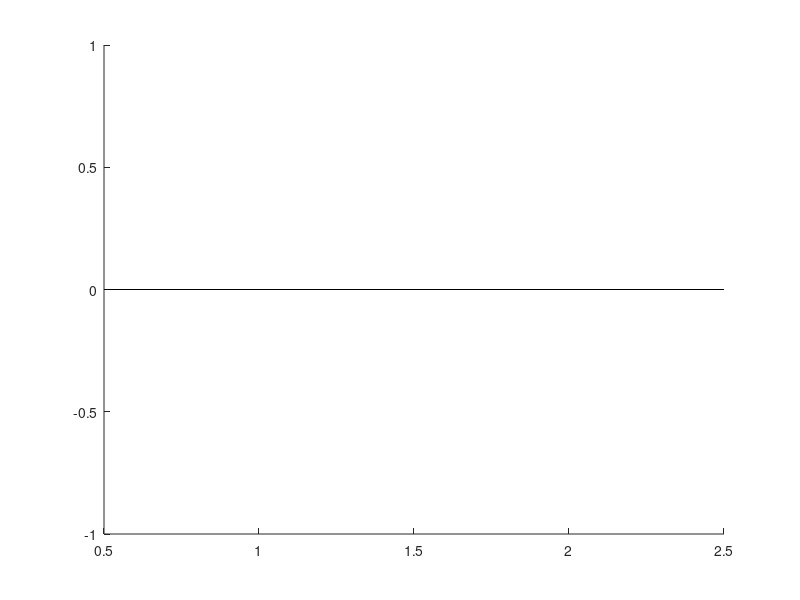

This chart was generated by the following MATLAB code: (Note: this script raises an error after producing the figure.)
% Unfinished script to count HitMiss Rate for all recordings (loaded into 
%Matlasb 

%% TO LOOP THROUGH ALL THE RECORDINGS!

% Get all variables in workspace that match pattern 'dataRB*'
allVars = who('dataRB*');
nSessions = length(allVars);

fprintf('Found %d sessions to analyze\n', nSessions);

% Initialize aggregated counters
agg_control = struct('Hit', 0, 'Miss', 0, 'Unattended', 0, 'Total', 0);
agg_opto = struct('Hit', 0, 'Miss', 0, 'Unattended', 0, 'Total', 0);

% Also by location
agg_control_right = struct('Hit', 0, 'Miss', 0, 'Unattended', 0, 'Total', 0);
agg_control_left = struct('Hit', 0, 'Miss', 0, 'Unattended', 0, 'Total', 0);
agg_opto_right = struct('Hit', 0, 'Miss', 0, 'Unattended', 0, 'Total', 0);
agg_opto_left = struct('Hit', 0, 'Miss', 0, 'Unattended', 0, 'Total', 0);

% Determine if sessions are control or opto
controlSessions = {};
optoSessions = {};

% Loop through all sessions
for s = 1:nSessions
    fprintf('\nProcessing session %d/%d: %s\n', s, nSessions, allVars{s});
    
    % Load data
    data = eval(allVars{s});
    
    % Extract parameters
    StimTime = data.options.Trialtsecbegin;
    nTrials = data.options.trials * data.options.subsessions;
    LickTimes = str2double(data.lickData(~cellfun('isempty', data.lickData)));
    redFrames = data.redFrames(1,:);
    RedFramesNum = str2double(redFrames) + ((StimTime - data.options.tsecbegin) * 1000)';
    optoTrials = data.options.opto_trial;
    stimLocations = data.options.stimLocationHistory;
    
    % Extract licks and classify trials
    [LicksInFrame, discardedTrials] = extractLicksInWindow(LickTimes, RedFramesNum, ...
        LICK_WINDOW_PRE, LICK_WINDOW_POST, TIME_BEFORE_STIM, TIME_AFTER_STIM, nTrials);
    
    [LicksHit, LicksMiss, FirstLicks] = classifyTrials(LicksInFrame, discardedTrials, ...
        HIT_THRESHOLD, MISS_THRESHOLD);
    
    isHit = ~isnan(LicksHit);
    isMiss = ~isnan(LicksMiss);
    isUnattended = ~isHit & ~isMiss;
    
    % Determine session type
    hasOpto = any(optoTrials == 1);
    if hasOpto
        optoSessions{end+1} = allVars{s};
    else
        controlSessions{end+1} = allVars{s};
    end
    
    % Aggregate by condition
    idxControl = optoTrials == 0;
    idxOpto = optoTrials == 1;
    
    agg_control.Hit = agg_control.Hit + sum(isHit(idxControl));
    agg_control.Miss = agg_control.Miss + sum(isMiss(idxControl));
    agg_control.Unattended = agg_control.Unattended + sum(isUnattended(idxControl));
    agg_control.Total = agg_control.Total + sum(idxControl);
    
    if hasOpto
        agg_opto.Hit = agg_opto.Hit + sum(isHit(idxOpto));
        agg_opto.Miss = agg_opto.Miss + sum(isMiss(idxOpto));
        agg_opto.Unattended = agg_opto.Unattended + sum(isUnattended(idxOpto));
        agg_opto.Total = agg_opto.Total + sum(idxOpto);
    end
    
    % Aggregate by condition AND location
    % Control Right (location = 6)
    idx = idxControl & stimLocations == 6;
    agg_control_right.Hit = agg_control_right.Hit + sum(isHit(idx));
    agg_control_right.Miss = agg_control_right.Miss + sum(isMiss(idx));
    agg_control_right.Unattended = agg_control_right.Unattended + sum(isUnattended(idx));
    agg_control_right.Total = agg_control_right.Total + sum(idx);
    
    % Control Left (location = 7)
    idx = idxControl & stimLocations == 7;
    agg_control_left.Hit = agg_control_left.Hit + sum(isHit(idx));
    agg_control_left.Miss = agg_control_left.Miss + sum(isMiss(idx));
    agg_control_left.Unattended = agg_control_left.Unattended + sum(isUnattended(idx));
    agg_control_left.Total = agg_control_left.Total + sum(idx);
    
    if hasOpto
        % Opto Right
        idx = idxOpto & stimLocations == 6;
        agg_opto_right.Hit = agg_opto_right.Hit + sum(isHit(idx));
        agg_opto_right.Miss = agg_opto_right.Miss + sum(isMiss(idx));
        agg_opto_right.Unattended = agg_opto_right.Unattended + sum(isUnattended(idx));
        agg_opto_right.Total = agg_opto_right.Total + sum(idx);
        
        % Opto Left
        idx = idxOpto & stimLocations == 7;
        agg_opto_left.Hit = agg_opto_left.Hit + sum(isHit(idx));
        agg_opto_left.Miss = agg_opto_left.Miss + sum(isMiss(idx));
        agg_opto_left.Unattended = agg_opto_left.Unattended + sum(isUnattended(idx));
        agg_opto_left.Total = agg_opto_left.Total + sum(idx);
    end
end

%Plot Aggregated Results - By Condition
figure('Color', 'w');
hold on;

propControl = [agg_control.Hit, agg_control.Miss, agg_control.Unattended] / agg_control.Total;
propOpto = [agg_opto.Hit, agg_opto.Miss, agg_opto.Unattended] / agg_opto.Total;
combined = [propControl; propOpto];

colors = [0.3 0.75 0.4; 1.0 0.6 0.2; 0.75 0.75 0.75];
b = bar(combined, 'stacked', 'BarWidth', 0.6, 'EdgeColor', 'none');
for i = 1:3
    b(i).FaceColor = colors(i,:);
end

set(gca, 'XTick', 1:2, 'XTickLabel', {'Control', 'Opto'}, ...
    'FontSize', 12, 'LineWidth', 1.2, 'Box', 'off');
ylabel('Proportion of Trials', 'FontSize', 13);
ylim([0 1]);
yticks(0:0.2:1);
grid on;
set(gca, 'GridAlpha', 0.2);
legend({'Hit', 'Miss', 'Unattended'}, 'Location', 'northeastoutside', 'FontSize', 11, 'Box', 'off');
title(sprintf('Aggregated Outcomes (%d sessions)', nSessions), 'FontSize', 14, 'FontWeight', 'bold');

% Plot Aggregated Results - By Condition and Location
figure('Color', 'w');
hold on;

propData = zeros(4, 3);
propData(1,:) = [agg_control_right.Hit, agg_control_right.Miss, agg_control_right.Unattended] / agg_control_right.Total;
propData(2,:) = [agg_control_left.Hit, agg_control_left.Miss, agg_control_left.Unattended] / agg_control_left.Total;
propData(3,:) = [agg_opto_right.Hit, agg_opto_right.Miss, agg_opto_right.Unattended] / agg_opto_right.Total;
propData(4,:) = [agg_opto_left.Hit, agg_opto_left.Miss, agg_opto_left.Unattended] / agg_opto_left.Total;

groups = {'Control Right', 'Control Left', 'Opto Right', 'Opto Left'};

b = bar(propData, 'stacked', 'BarWidth', 0.6, 'EdgeColor', 'none');
for i = 1:3
    b(i).FaceColor = colors(i,:);
end

set(gca, 'XTick', 1:4, 'XTickLabel', groups, 'FontSize', 11, 'LineWidth', 1.2, 'Box', 'off');
ylabel('Proportion of Trials', 'FontSize', 13);
ylim([0 1]);
yticks(0:0.2:1);
grid on;
set(gca, 'GridAlpha', 0.2);
legend({'Hit', 'Miss', 'Unattended'}, 'Location', 'northeastoutside', 'FontSize', 11, 'Box', 'off');
title(sprintf('Aggregated Outcomes by Location (%d sessions)', nSessions), 'FontSize', 14, 'FontWeight', 'bold');

%% claude made this

%% MODIFIED SCRIPT TO HANDLE BASELINE AND OPTO RECORDINGS SEPARATELY

% Get all variables in workspace that match pattern 'dataRB*'
allVars = who('dataRB*');
nSessions = length(allVars);

fprintf('Found %d sessions to analyze\n', nSessions);

% Initialize aggregated counters for OPTO sessions (control vs opto trials)
agg_opto_control = struct('Hit', 0, 'Miss', 0, 'Unattended', 0, 'Total', 0);
agg_opto_opto = struct('Hit', 0, 'Miss', 0, 'Unattended', 0, 'Total', 0);

% By location for OPTO sessions
agg_opto_control_right = struct('Hit', 0, 'Miss', 0, 'Unattended', 0, 'Total', 0);
agg_opto_control_left = struct('Hit', 0, 'Miss', 0, 'Unattended', 0, 'Total', 0);
agg_opto_opto_right = struct('Hit', 0, 'Miss', 0, 'Unattended', 0, 'Total', 0);
agg_opto_opto_left = struct('Hit', 0, 'Miss', 0, 'Unattended', 0, 'Total', 0);

% Initialize aggregated counters for BASELINE sessions
agg_baseline = struct('Hit', 0, 'Miss', 0, 'Unattended', 0, 'Total', 0);
agg_baseline_right = struct('Hit', 0, 'Miss', 0, 'Unattended', 0, 'Total', 0);
agg_baseline_left = struct('Hit', 0, 'Miss', 0, 'Unattended', 0, 'Total', 0);

% Lick data for violin plots
LICK_WINDOW_PRE_OPTO = -3;
LICK_WINDOW_POST_OPTO = 5;

% For opto sessions: control vs opto trials
relLicks_opto_control = [];
relLicks_opto_opto = [];

% For baseline sessions
relLicks_baseline = [];

% Session lists
baselineSessions = {};
optoSessions = {};

% Loop through all sessions
for s = 1:nSessions
    fprintf('\nProcessing session %d/%d: %s\n', s, nSessions, allVars{s});
    
    % Load data
    data = eval(allVars{s});
    
    % Extract parameters
    StimTime = data.options.Trialtsecbegin;
    nTrials = data.options.trials * data.options.subsessions;
    LickTimes = str2double(data.lickData(~cellfun('isempty', data.lickData)));
    redFrames = data.redFrames(1,:);
    RedFramesNum = str2double(redFrames) + ((StimTime - data.options.tsecbegin) * 1000)';
    optoTrials = data.options.opto_trial;
    stimLocations = data.options.stimLocationHistory;
    
    % Extract licks and classify trials
    [LicksInFrame, discardedTrials] = extractLicksInWindow(LickTimes, RedFramesNum, ...
        LICK_WINDOW_PRE, LICK_WINDOW_POST, TIME_BEFORE_STIM, TIME_AFTER_STIM, nTrials);
    
    [LicksHit, LicksMiss, FirstLicks] = classifyTrials(LicksInFrame, discardedTrials, ...
        HIT_THRESHOLD, MISS_THRESHOLD);
    
    isHit = ~isnan(LicksHit);
    isMiss = ~isnan(LicksMiss);
    isUnattended = ~isHit & ~isMiss;
    
    % Determine session type
    hasOpto = any(optoTrials == 1);
    
    if hasOpto
        % OPTO SESSION - has both control and opto trials
        optoSessions{end+1} = allVars{s};
        
        idxControl = optoTrials == 0;
        idxOpto = optoTrials == 1;
        
        % Aggregate overall
        agg_opto_control.Hit = agg_opto_control.Hit + sum(isHit(idxControl));
        agg_opto_control.Miss = agg_opto_control.Miss + sum(isMiss(idxControl));
        agg_opto_control.Unattended = agg_opto_control.Unattended + sum(isUnattended(idxControl));
        agg_opto_control.Total = agg_opto_control.Total + sum(idxControl);
        
        agg_opto_opto.Hit = agg_opto_opto.Hit + sum(isHit(idxOpto));
        agg_opto_opto.Miss = agg_opto_opto.Miss + sum(isMiss(idxOpto));
        agg_opto_opto.Unattended = agg_opto_opto.Unattended + sum(isUnattended(idxOpto));
        agg_opto_opto.Total = agg_opto_opto.Total + sum(idxOpto);
        
        % Aggregate by location
        % Control Right (location = 6)
        idx = idxControl & stimLocations == 6;
        agg_opto_control_right.Hit = agg_opto_control_right.Hit + sum(isHit(idx));
        agg_opto_control_right.Miss = agg_opto_control_right.Miss + sum(isMiss(idx));
        agg_opto_control_right.Unattended = agg_opto_control_right.Unattended + sum(isUnattended(idx));
        agg_opto_control_right.Total = agg_opto_control_right.Total + sum(idx);
        
        % Control Left (location = 7)
        idx = idxControl & stimLocations == 7;
        agg_opto_control_left.Hit = agg_opto_control_left.Hit + sum(isHit(idx));
        agg_opto_control_left.Miss = agg_opto_control_left.Miss + sum(isMiss(idx));
        agg_opto_control_left.Unattended = agg_opto_control_left.Unattended + sum(isUnattended(idx));
        agg_opto_control_left.Total = agg_opto_control_left.Total + sum(idx);
        
        % Opto Right
        idx = idxOpto & stimLocations == 6;
        agg_opto_opto_right.Hit = agg_opto_opto_right.Hit + sum(isHit(idx));
        agg_opto_opto_right.Miss = agg_opto_opto_right.Miss + sum(isMiss(idx));
        agg_opto_opto_right.Unattended = agg_opto_opto_right.Unattended + sum(isUnattended(idx));
        agg_opto_opto_right.Total = agg_opto_opto_right.Total + sum(idx);
        
        % Opto Left
        idx = idxOpto & stimLocations == 7;
        agg_opto_opto_left.Hit = agg_opto_opto_left.Hit + sum(isHit(idx));
        agg_opto_opto_left.Miss = agg_opto_opto_left.Miss + sum(isMiss(idx));
        agg_opto_opto_left.Unattended = agg_opto_opto_left.Unattended + sum(isUnattended(idx));
        agg_opto_opto_left.Total = agg_opto_opto_left.Total + sum(idx);
        
        % Collect lick times for violin plot
        for t = 1:nTrials
            lickTimes = LicksInFrame(:, t);
            lickTimes = lickTimes(~isnan(lickTimes) & lickTimes ~= 0);
            lickTimes = lickTimes(lickTimes >= LICK_WINDOW_PRE_OPTO & lickTimes <= LICK_WINDOW_POST_OPTO);
            
            if optoTrials(t) == 0
                relLicks_opto_control = [relLicks_opto_control; lickTimes];
            else
                relLicks_opto_opto = [relLicks_opto_opto; lickTimes];
            end
        end
        
    else
        % BASELINE SESSION - no opto trials
        baselineSessions{end+1} = allVars{s};
        
        % Aggregate overall
        agg_baseline.Hit = agg_baseline.Hit + sum(isHit);
        agg_baseline.Miss = agg_baseline.Miss + sum(isMiss);
        agg_baseline.Unattended = agg_baseline.Unattended + sum(isUnattended);
        agg_baseline.Total = agg_baseline.Total + nTrials;
        
        % Aggregate by location
        % Right (location = 6)
        idx = stimLocations == 6;
        agg_baseline_right.Hit = agg_baseline_right.Hit + sum(isHit(idx));
        agg_baseline_right.Miss = agg_baseline_right.Miss + sum(isMiss(idx));
        agg_baseline_right.Unattended = agg_baseline_right.Unattended + sum(isUnattended(idx));
        agg_baseline_right.Total = agg_baseline_right.Total + sum(idx);
        
        % Left (location = 7)
        idx = stimLocations == 7;
        agg_baseline_left.Hit = agg_baseline_left.Hit + sum(isHit(idx));
        agg_baseline_left.Miss = agg_baseline_left.Miss + sum(isMiss(idx));
        agg_baseline_left.Unattended = agg_baseline_left.Unattended + sum(isUnattended(idx));
        agg_baseline_left.Total = agg_baseline_left.Total + sum(idx);
        
        % Collect lick times for violin plot
        for t = 1:nTrials
            lickTimes = LicksInFrame(:, t);
            lickTimes = lickTimes(~isnan(lickTimes) & lickTimes ~= 0);
            lickTimes = lickTimes(lickTimes >= LICK_WINDOW_PRE_OPTO & lickTimes <= LICK_WINDOW_POST_OPTO);
            relLicks_baseline = [relLicks_baseline; lickTimes];
        end
    end
end

fprintf('\n=== SUMMARY ===\n');
fprintf('Baseline sessions: %d\n', length(baselineSessions));
fprintf('Opto sessions: %d\n', length(optoSessions));

% Define colors once for all plots
colors = [0.3 0.75 0.4; 1.0 0.6 0.2; 0.75 0.75 0.75];

%PLOT 1: OPTO SESSIONS - Control vs Opto Trials
if ~isempty(optoSessions) && agg_opto_control.Total > 0 && agg_opto_opto.Total > 0
    figure('Color', 'w');
    hold on;
    
    propControl = [agg_opto_control.Hit, agg_opto_control.Miss, agg_opto_control.Unattended] / agg_opto_control.Total;
    propOpto = [agg_opto_opto.Hit, agg_opto_opto.Miss, agg_opto_opto.Unattended] / agg_opto_opto.Total;
    combined = [propControl; propOpto];
    
    % Check for NaN or Inf values
    if any(isnan(combined(:))) || any(isinf(combined(:)))
        warning('NaN or Inf values detected in opto sessions data. Skipping plot 1.');
    else
        b = bar(combined, 'stacked', 'BarWidth', 0.6, 'EdgeColor', 'none');
        for i = 1:length(b)
            b(i).FaceColor = colors(i,:);
        end
        
        set(gca, 'XTick', 1:2, 'XTickLabel', {'Control', 'Opto'}, ...
            'FontSize', 12, 'LineWidth', 1.2, 'Box', 'off');
        ylabel('Proportion of Trials', 'FontSize', 13);
        ylim([0 1]);
        yticks(0:0.2:1);
        grid on;
        set(gca, 'GridAlpha', 0.2);
        legend({'Hit', 'Miss', 'Unattended'}, 'Location', 'northeastoutside', 'FontSize', 11, 'Box', 'off');
        title(sprintf('Opto Sessions: Control vs Opto (%d sessions)', length(optoSessions)), 'FontSize', 14, 'FontWeight', 'bold');
    end
else
    fprintf('Skipping Plot 1: No opto session data available\n');
end

%PLOT 2: OPTO SESSIONS - By Location
if ~isempty(optoSessions) && agg_opto_control_right.Total > 0
    figure('Color', 'w');
    hold on;
    
    % Handle division by zero
    propData = zeros(4, 3);
    if agg_opto_control_right.Total > 0
        propData(1,:) = [agg_opto_control_right.Hit, agg_opto_control_right.Miss, agg_opto_control_right.Unattended] / agg_opto_control_right.Total;
    end
    if agg_opto_control_left.Total > 0
        propData(2,:) = [agg_opto_control_left.Hit, agg_opto_control_left.Miss, agg_opto_control_left.Unattended] / agg_opto_control_left.Total;
    end
    if agg_opto_opto_right.Total > 0
        propData(3,:) = [agg_opto_opto_right.Hit, agg_opto_opto_right.Miss, agg_opto_opto_right.Unattended] / agg_opto_opto_right.Total;
    end
    if agg_opto_opto_left.Total > 0
        propData(4,:) = [agg_opto_opto_left.Hit, agg_opto_opto_left.Miss, agg_opto_opto_left.Unattended] / agg_opto_opto_left.Total;
    end
    
    groups = {'Control Right', 'Control Left', 'Opto Right', 'Opto Left'};
    
    % Check for NaN or Inf values
    if any(isnan(propData(:))) || any(isinf(propData(:)))
        warning('NaN or Inf values detected in opto location data. Skipping plot 2.');
    else
        b = bar(propData, 'stacked', 'BarWidth', 0.6, 'EdgeColor', 'none');
        for i = 1:length(b)
            b(i).FaceColor = colors(i,:);
        end
        
        set(gca, 'XTick', 1:4, 'XTickLabel', groups, 'FontSize', 11, 'LineWidth', 1.2, 'Box', 'off');
        ylabel('Proportion of Trials', 'FontSize', 13);
        ylim([0 1]);
        yticks(0:0.2:1);
        grid on;
        set(gca, 'GridAlpha', 0.2);
        legend({'Hit', 'Miss', 'Unattended'}, 'Location', 'northeastoutside', 'FontSize', 11, 'Box', 'off');
        title(sprintf('Opto Sessions by Location (%d sessions)', length(optoSessions)), 'FontSize', 14, 'FontWeight', 'bold');
    end
else
    fprintf('Skipping Plot 2: No opto location data available\n');
end

%PLOT 3: BASELINE SESSIONS
if ~isempty(baselineSessions) && agg_baseline.Total > 0
    figure('Color', 'w');
    hold on;
    
    propBaseline = [agg_baseline.Hit, agg_baseline.Miss, agg_baseline.Unattended] / agg_baseline.Total;
    
    % Check for NaN or Inf values
    if any(isnan(propBaseline)) || any(isinf(propBaseline))
        warning('NaN or Inf values detected in baseline data. Skipping plot 3.');
    else
        b = bar(propBaseline, 'stacked', 'BarWidth', 0.4, 'EdgeColor', 'none');
        for i = 1:length(b)
            b(i).FaceColor = colors(i,:);
        end
        
        set(gca, 'XTick', 1, 'XTickLabel', {'Baseline'}, ...
            'FontSize', 12, 'LineWidth', 1.2, 'Box', 'off');
        ylabel('Proportion of Trials', 'FontSize', 13);
        ylim([0 1]);
        yticks(0:0.2:1);
        xlim([0.5 1.5]);
        grid on;
        set(gca, 'GridAlpha', 0.2);
        legend({'Hit', 'Miss', 'Unattended'}, 'Location', 'northeastoutside', 'FontSize', 11, 'Box', 'off');
        title(sprintf('Baseline Sessions (%d sessions)', length(baselineSessions)), 'FontSize', 14, 'FontWeight', 'bold');
    end
else
    fprintf('Skipping Plot 3: No baseline session data available\n');
end

%PLOT 4: BASELINE SESSIONS - By Location
if ~isempty(baselineSessions) && agg_baseline_right.Total > 0
    figure('Color', 'w');
    hold on;
    
    propData = zeros(2, 3);
    if agg_baseline_right.Total > 0
        propData(1,:) = [agg_baseline_right.Hit, agg_baseline_right.Miss, agg_baseline_right.Unattended] / agg_baseline_right.Total;
    end
    if agg_baseline_left.Total > 0
        propData(2,:) = [agg_baseline_left.Hit, agg_baseline_left.Miss, agg_baseline_left.Unattended] / agg_baseline_left.Total;
    end
    
    groups = {'Baseline Right', 'Baseline Left'};
    
    % Check for NaN or Inf values
    if any(isnan(propData(:))) || any(isinf(propData(:)))
        warning('NaN or Inf values detected in baseline location data. Skipping plot 4.');
    else
        b = bar(propData, 'stacked', 'BarWidth', 0.6, 'EdgeColor', 'none');
        for i = 1:length(b)
            b(i).FaceColor = colors(i,:);
        end
        
        set(gca, 'XTick', 1:2, 'XTickLabel', groups, 'FontSize', 11, 'LineWidth', 1.2, 'Box', 'off');
        ylabel('Proportion of Trials', 'FontSize', 13);
        ylim([0 1]);
        yticks(0:0.2:1);
        grid on;
        set(gca, 'GridAlpha', 0.2);
        legend({'Hit', 'Miss', 'Unattended'}, 'Location', 'northeastoutside', 'FontSize', 11, 'Box', 'off');
        title(sprintf('Baseline Sessions by Location (%d sessions)', length(baselineSessions)), 'FontSize', 14, 'FontWeight', 'bold');
    end
else
    fprintf('Skipping Plot 4: No baseline location data available\n');
end

%PLOT 5: VIOLIN PLOT - OPTO SESSIONS (Control vs Opto)
if ~isempty(optoSessions) && ~isempty(relLicks_opto_control) && ~isempty(relLicks_opto_opto)
    % Combine data
    relLicks = [relLicks_opto_control; relLicks_opto_opto];
    groupLabels = [repmat({'Control'}, length(relLicks_opto_control), 1); ...
                   repmat({'Opto'}, length(relLicks_opto_opto), 1)];
    
    figure('Color', 'w', 'Position', [100 100 500 600]);
    hold on;
    
    % Reference lines
    plot([0.5 2.5], [-2 -2], 'Color', [0.8 0.2 0.2], 'LineWidth', 2, 'LineStyle', '--');
    plot([0.5 2.5], [0 0], 'Color', [0.2 0.2 0.2], 'LineWidth', 2, 'LineStyle', '-');
    
    % Violin plot with custom colors
    colors_violin = [0.7 0.7 0.7; 0.4 0.6 1];
    vp = violinplot(relLicks, groupLabels, 'ShowMean', true, 'ShowData', true, ...
        'ViolinColor', colors_violin);
    
    % Enhance mean lines
    for i = 1:length(vp)
        if isfield(vp(i), 'MeanPlot') && ~isempty(vp(i).MeanPlot)
            set(vp(i).MeanPlot, 'LineWidth', 3, 'Color', [0 0 0]);
        end
        if isfield(vp(i), 'ScatterPlot') && ~isempty(vp(i).ScatterPlot)
            set(vp(i).ScatterPlot, 'SizeData', 15, 'MarkerFaceAlpha', 0.4);
        end
    end
    
    ylabel('Time from stimulus onset (s)', 'FontSize', 14);
    set(gca, 'FontSize', 13, 'LineWidth', 1.5, 'Box', 'off');
    ylim([LICK_WINDOW_PRE_OPTO LICK_WINDOW_POST_OPTO]);
    
    text(2.6, -2, 'Opto', 'FontSize', 9, 'Color', [0.8 0.2 0.2]);
    text(2.6, 0, 'Stim', 'FontSize', 9, 'Color', [0.2 0.2 0.2]);
    
    title(sprintf('Lick Times - Opto Sessions (%d sessions)', length(optoSessions)), 'FontSize', 14, 'FontWeight', 'bold');
    
    % Calculate and display median for opto trials between -2 and 0
    opto_licks_window = relLicks_opto_opto(relLicks_opto_opto >= -2 & relLicks_opto_opto <= 0);
    if ~isempty(opto_licks_window)
        median_opto_window = median(opto_licks_window);
        fprintf('\n=== OPTO SESSIONS ===\n');
        fprintf('Median lick time for Opto trials (between -2 and 0s): %.3f s\n', median_opto_window);
        fprintf('Absolute median (from trial start): %.3f s\n', 2 + median_opto_window);
    end
    
    control_licks_window = relLicks_opto_control(relLicks_opto_control >= -2 & relLicks_opto_control <= 0);
    if ~isempty(control_licks_window)
        median_control_window = median(control_licks_window);
        fprintf('Median lick time for Control trials (between -2 and 0s): %.3f s\n', median_control_window);
        fprintf('Absolute median (from trial start): %.3f s\n', 2 + median_control_window);
    end
else
    fprintf('Skipping Plot 5: Insufficient lick data for opto sessions\n');
end

%PLOT 6: VIOLIN PLOT - BASELINE SESSIONS
if ~isempty(baselineSessions) && ~isempty(relLicks_baseline)
    groupLabels_baseline = repmat({'Baseline'}, length(relLicks_baseline), 1);
    
    figure('Color', 'w', 'Position', [100 100 400 600]);
    hold on;
    
    % Reference line
    plot([0.5 1.5], [0 0], 'Color', [0.2 0.2 0.2], 'LineWidth', 2, 'LineStyle', '-');
    
    % Violin plot
    colors_violin_baseline = [0.5 0.8 0.5];
    vp = violinplot(relLicks_baseline, groupLabels_baseline, 'ShowMean', true, 'ShowData', true, ...
        'ViolinColor', colors_violin_baseline);
    
    % Enhance mean lines
    if isfield(vp, 'MeanPlot') && ~isempty(vp.MeanPlot)
        set(vp.MeanPlot, 'LineWidth', 3, 'Color', [0 0 0]);
    end
    if isfield(vp, 'ScatterPlot') && ~isempty(vp.ScatterPlot)
        set(vp.ScatterPlot, 'SizeData', 15, 'MarkerFaceAlpha', 0.4);
    end
    
    ylabel('Time from stimulus onset (s)', 'FontSize', 14);
    set(gca, 'FontSize', 13, 'LineWidth', 1.5, 'Box', 'off');
    ylim([LICK_WINDOW_PRE_OPTO LICK_WINDOW_POST_OPTO]);
    
    text(1.6, 0, 'Stim', 'FontSize', 9, 'Color', [0.2 0.2 0.2]);
    
    title(sprintf('Lick Times - Baseline Sessions (%d sessions)', length(baselineSessions)), 'FontSize', 14, 'FontWeight', 'bold');
    
    % Calculate median
    baseline_licks_window = relLicks_baseline(relLicks_baseline >= -2 & relLicks_baseline <= 0);
    if ~isempty(baseline_licks_window)
        median_baseline_window = median(baseline_licks_window);
        fprintf('\n=== BASELINE SESSIONS ===\n');
        fprintf('Median lick time (between -2 and 0s): %.3f s\n', median_baseline_window);
        fprintf('Absolute median (from trial start): %.3f s\n', 2 + median_baseline_window);
    end
else
    fprintf('Skipping Plot 6: No lick data for baseline sessions\n');
end


%% PLOTTING ALL VIOLIN PLOTS OF REACTION TIME ACROSS SESSIONS
% Loops through all dataRB* variables and creates one violin plot

% Variable naming: dataRB##_MMDD_opto or dataRB##_MMDD_baseline
% Gray/Blue = Control/Opto in opto sessions
% Green = Baseline sessions


%PARAMETERS
LICK_WINDOW_PRE = -3;
LICK_WINDOW_POST = 5;

%FIND ALL SESSIONS
allVars = who('dataRB14*');
allVars = sort(allVars);  % Natural sort works with MMDD format!

nSessions = length(allVars);
fprintf('Found %d sessions (sorted):\n', nSessions);
for i = 1:length(allVars)
    fprintf('  %d. %s\n', i, allVars{i});
end

%COLLECT DATA
allLicks = [];
allLabels = [];

for s = 1:nSessions
    fprintf('\nProcessing %s...\n', allVars{s});
    
    try
        data = eval(allVars{s});
        
        % Determine session type from variable name
        isBaselineSession = contains(allVars{s}, 'baseline');
        
        % Extract data
        nTrials = data.i;
        StimTime = data.options.Trialtsecbegin;
        LickTimes = str2double(data.lickData(~cellfun('isempty', data.lickData)));
        redFrames = data.redFrames(1, :);
        RedFramesNum = str2double(redFrames) + ((StimTime - data.options.tsecbegin) * 1000)';
        optoTrials = data.options.opto_trial(1:nTrials);
        
        % Get licks relative to stimulus
        relLicks_control = [];  % For control trials (opto=0)
        relLicks_opto = [];     % For opto trials (opto=1)
        
        for t = 1:min(nTrials, length(RedFramesNum))
            limMin = RedFramesNum(t) + LICK_WINDOW_PRE * 1000;
            limMax = RedFramesNum(t) + LICK_WINDOW_POST * 1000;
            
            licksInWindow = LickTimes(LickTimes > limMin & LickTimes < limMax);
            if ~isempty(licksInWindow)
                licksRel = (licksInWindow - RedFramesNum(t)) / 1000;
                
                % Separate by opto condition
                if optoTrials(t) == 0
                    relLicks_control = [relLicks_control; licksRel];
                else
                    relLicks_opto = [relLicks_opto; licksRel];
                end
            end
        end
        
        % Extract date (MMDD format -> display as MM/DD)
        dateParts = regexp(allVars{s}, 'dataRB\d+_(\d{2})(\d{2})', 'tokens');
        if ~isempty(dateParts)
            month = dateParts{1}{1};
            day = dateParts{1}{2};
            sessionLabel = sprintf('%s/%s', month, day);
        else
            sessionLabel = sprintf('S%d', s);
        end
        
        % Create labels based on session type
        if isBaselineSession
            % BASELINE SESSION → 1 GREEN VIOLIN (all trials)
            allLicks = [allLicks; relLicks_control];
            allLabels = [allLabels; repmat({[sessionLabel ' Base']}, length(relLicks_control), 1)];
            fprintf('  -> Baseline: %d licks in 1 violin (green)\n', length(relLicks_control));
        else
            % OPTO SESSION → 2 VIOLINS (gray for opto=0, blue for opto=1)
            % Add control trials (gray)
            if ~isempty(relLicks_control)
                allLicks = [allLicks; relLicks_control];
                allLabels = [allLabels; repmat({[sessionLabel ' C']}, length(relLicks_control), 1)];
            end
            % Add opto trials (blue)
            if ~isempty(relLicks_opto)
                allLicks = [allLicks; relLicks_opto];
                allLabels = [allLabels; repmat({[sessionLabel ' O']}, length(relLicks_opto), 1)];
            end
            fprintf('  -> Opto: %d control licks (gray) + %d opto licks (blue)\n', ...
                length(relLicks_control), length(relLicks_opto));
        end
        
    catch ME
        fprintf('  ERROR: %s\n', ME.message);
    end
end

% PLOT
if ~isempty(allLicks)
    uniqueLabels = unique(allLabels, 'stable');
    nGroups = length(uniqueLabels);
    
    fprintf('\nPlotting %d violins:\n', nGroups);
    for i = 1:nGroups
        fprintf('  %d. %s\n', i, uniqueLabels{i});
    end
    
    figure('Color', 'w', 'Position', [50 50 max(900, 80*nGroups) 600]);
    hold on;
    
    % Reference lines
    plot([0.5 nGroups+0.5], [-2 -2], 'Color', [0.8 0.2 0.2], 'LineWidth', 2, 'LineStyle', '--');
    plot([0.5 nGroups+0.5], [0 0], 'Color', [0.2 0.2 0.2], 'LineWidth', 2, 'LineStyle', '-');
    
    % Assign colors based on label
    colors = zeros(nGroups, 3);
    for i = 1:nGroups
        if contains(uniqueLabels{i}, ' C')
            colors(i, :) = [0.7 0.7 0.7];  % Gray - Control trials in opto session
        elseif contains(uniqueLabels{i}, ' O')
            colors(i, :) = [0.4 0.6 1];     % Blue - Opto trials
        elseif contains(uniqueLabels{i}, ' Base')
            colors(i, :) = [0.5 0.8 0.5];   % Green - Baseline session
        end
    end
    
    % Violin plot
    vp = violinplot(allLicks, allLabels, 'ShowMean', true, 'ShowData', true, ...
        'ViolinColor', colors);
    
    % Enhance aesthetics
    for i = 1:length(vp)
        if isfield(vp(i), 'MeanPlot') && ~isempty(vp(i).MeanPlot)
            set(vp(i).MeanPlot, 'LineWidth', 3, 'Color', [0 0 0]);
        end
        if isfield(vp(i), 'ScatterPlot') && ~isempty(vp(i).ScatterPlot)
            set(vp(i).ScatterPlot, 'SizeData', 15, 'MarkerFaceAlpha', 0.4);
        end
    end
    
    ylabel('Time from stimulus onset (s)', 'FontSize', 14);
    xlabel('Session (Month/Day)', 'FontSize', 14);
    title('Lick Time Progression Across Sessions', 'FontSize', 16, 'FontWeight', 'bold');
    ylim([LICK_WINDOW_PRE LICK_WINDOW_POST]);
    %ylim([-0.5 0.8]);
    set(gca, 'FontSize', 11, 'LineWidth', 1.5, 'Box', 'off');
    xtickangle(45);
    grid on;
    set(gca, 'GridAlpha', 0.2);
    
    % Legend
    h_gray = patch(NaN, NaN, [0.7 0.7 0.7]);
    h_blue = patch(NaN, NaN, [0.4 0.6 1]);
    h_green = patch(NaN, NaN, [0.5 0.8 0.5]);
    legend([h_gray h_blue h_green], {'Control', 'Opto', 'Baseline session'}, ...
        'Location', 'northeast', 'FontSize', 10);
    
    % Reference line labels
    text(nGroups+0.8, -1, 'Opto', 'FontSize', 9, 'Color', [0.8 0.2 0.2]);
    text(nGroups+0.8, 0, 'Stim', 'FontSize', 9, 'Color', [0.2 0.2 0.2]);
    
    hold off;
end